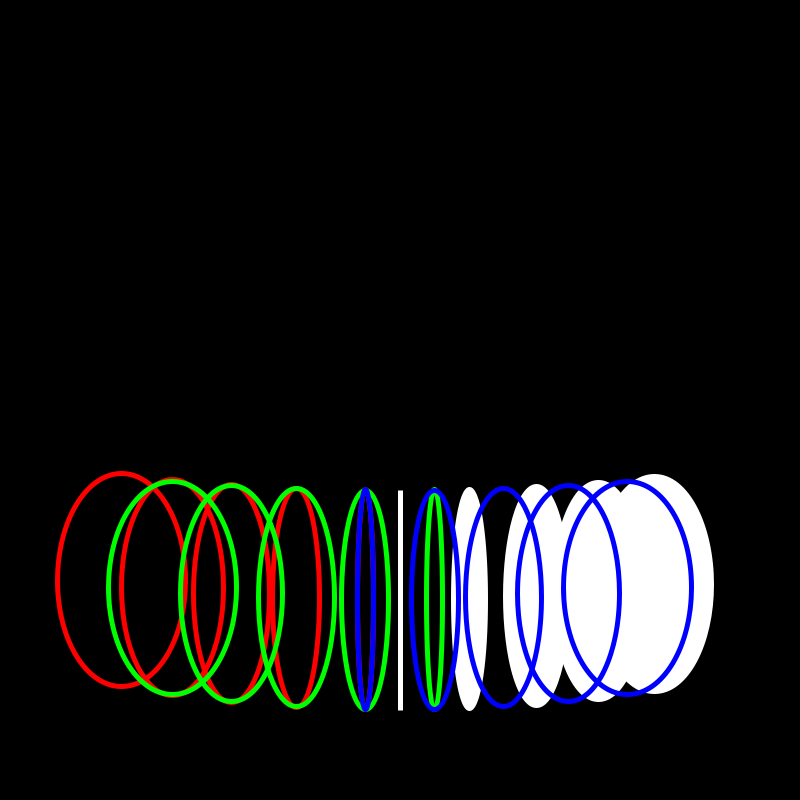
Frame 1 (no input)
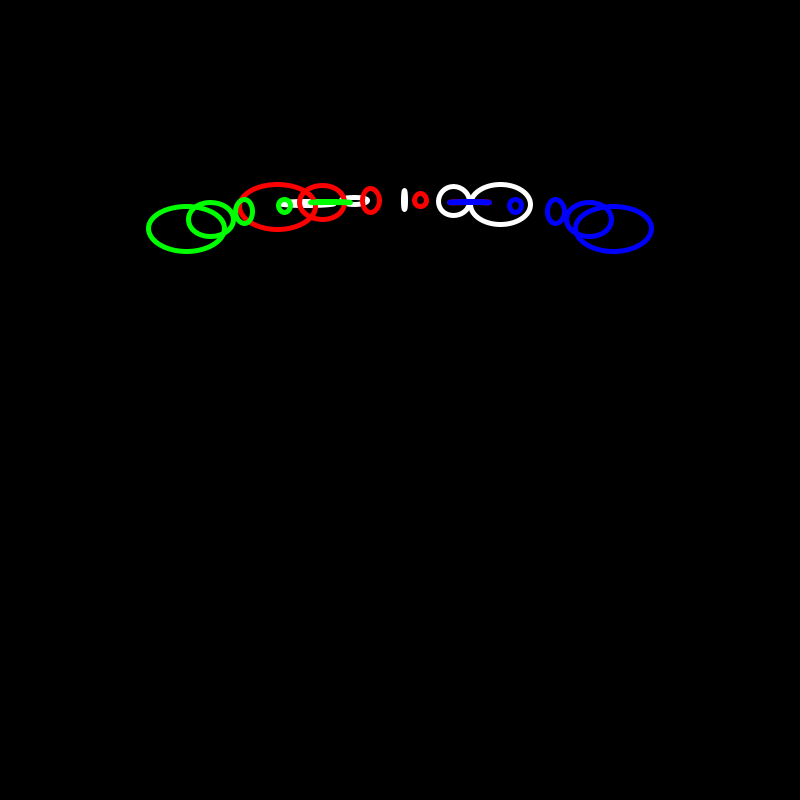
Frame 60 (the mouse pressed at the canvas centre just before this capture)
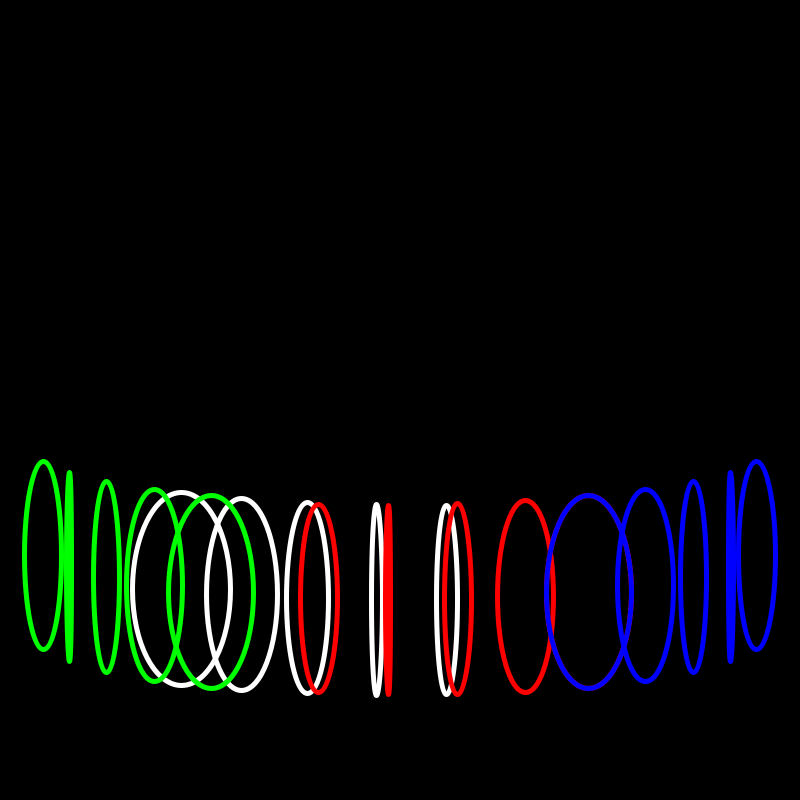
Frame 120 (the mouse held since frame 60 and released just before this capture)

The Processing sketch that drew these frames (run headless with seeded random() and noise(); from frame 60 on, the mouse is pressed at the canvas centre):

// Processing sketch: sinus_10
// ── sinus_10.pde
static final int NUM_LINES = 5;

//********************** Eerste figuur **********************//
float x1(float t) {
return sin(t/10) * 100 + sin(t/5) * 300;  
}

float y1(float t) {
return cos(t/10) * 200;  
}

float x2(float t) {
return sin(t/10) * 300 + sin(t) * 2;  
}

float y2(float t) {
return cos(t/20) * 200 + cos(t/12) * 20;  
}
float t;
//********************** Einde eerste figuur **********************//



//********************** Tweede figuur **********************//
float x3(float p) {
return sin(-p/10) * 100 + sin(-p/5) * 300;  
}

float y3(float p) {
return cos(-p/10) * 200;  
}

float x4(float p) {
return sin(-p/10) * 300 + sin(-p) * 2;  
}

float y4(float p) {
return cos(-p/20) * 200 + cos(-p/12) * 20;  
}
float p;
//********************** Einde Tweede figuur **********************//

void setup(){
background(0);
size(800,800);
smooth();
}

void draw(){
  background(0);
//stroke(random(255), random(255), random(255));
//stroke(255);
strokeWeight(5);
translate(width/2, height/2);

//****************************** Eerste ******************************//

stroke(255);

for(int i = 0; i < NUM_LINES; i++) {
  ellipse(x1(t + i), y1(t + i), x2(t + i), y2(t + i));
  }
  
  t += 0.5;

//****************************** Tweede ******************************//

  stroke(255,0,0);
  noFill();
for(int e = 0; e < NUM_LINES; e++) {
  ellipse(x3(t + e), y3(t + e), x4(t + e), y4(t + e));
  }  
  
  p += 0.5;

//****************************** Derde ******************************//
  
  stroke(0,255,0);
  for(int q = 0; q < NUM_LINES; q++) {
  ellipse(x5(t - q), y5(t - q), x6(t + q), y6(t + q));
  }
    
  h += 0.5;
  
//****************************** Vierde ******************************//

  stroke(0,0,255);
  noFill();
for(int z = 0; z < NUM_LINES; z++) {
  ellipse(x7(t - z), y7(t - z), x8(t + z), y8(t + z));
  }
  
  k += 0.5;
}

//********************** Derde figuur **********************//
float x5(float h) {
return sin(h/10) * 100 + sin(h/5) * 300;  
}

float y5(float h) {
return cos(h/10) * 200;  
}

float x6(float h) {
return sin(h/10) * 300 + sin(h) * 2;  
}

float y6(float h) {
return cos(h/20) * 200 + cos(h/12) * 20;  
}
float h;
//********************** Einde Derde figuur **********************//



//********************** Vierde figuur **********************//
float x7(float k) {
return sin(-k/10) * 100 + sin(-k/5) * 300;  
}

float y7(float k) {
return cos(-k/10) * 200;  
}

float x8(float k) {
return sin(-k/10) * 300 + sin(-k) * 2;  
}

float y8(float k) {
return cos(-k/20) * 200 + cos(-k/12) * 20;  
}
float k;
//********************** Einde Vierde figuur **********************//
